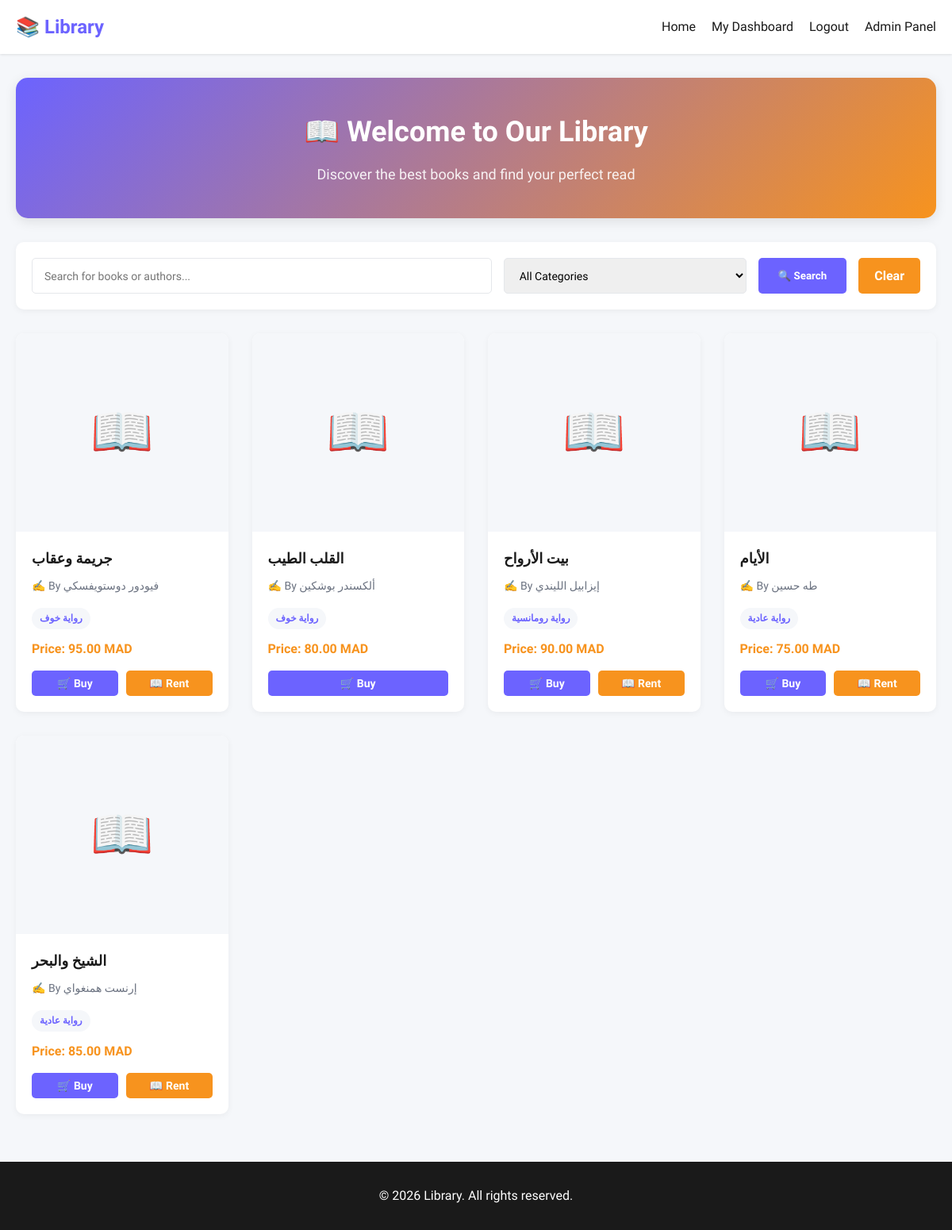
/views/catalogue.php (signed in), run on the app's committed database.
### tables this page shows
CREATE TABLE books (
    book_id INT AUTO_INCREMENT PRIMARY KEY,
    title VARCHAR(255) NOT NULL,
    author VARCHAR(150) NOT NULL,
    type_id INT NOT NULL,
    cover_image VARCHAR(500),
    description TEXT,
    price_buy DECIMAL(10,2) NOT NULL,
    price_rental DECIMAL(10,2),
    available_buy BOOLEAN DEFAULT TRUE,
    available_rental BOOLEAN DEFAULT FALSE,
    created_at DATETIME DEFAULT CURRENT_TIMESTAMP,
    FOREIGN KEY (type_id) REFERENCES book_types(type_id) ON DELETE RESTRICT
);

CREATE TABLE book_types (
    type_id INT AUTO_INCREMENT PRIMARY KEY,
    type_name VARCHAR(100) NOT NULL UNIQUE,
    created_at DATETIME DEFAULT CURRENT_TIMESTAMP
);

### core/functions.php (called while the page is built, shortened)
<?php
require_once __DIR__ . '/db.php';
function isLoggedIn() {
    return isset($_SESSION['user_id']);
}
function sanitize($data) {
    return htmlspecialchars(trim((string)$data), ENT_QUOTES, 'UTF-8');
}
function formatPrice($price) {
    return number_format($price, 2, '.', '') . ' MAD';
}
function getAllBooks($search = '', $type_id = '') {
    global $pdo;
    $query = "SELECT b.*, bt.type_name
              FROM books b
              JOIN book_types bt ON b.type_id = bt.type_id
              WHERE (b.available_buy = TRUE OR b.available_rental = TRUE)";
    $params = [];
    $query .= " ORDER BY b.created_at DESC";
    $stmt = $pdo->prepare($query);
    $stmt->execute($params);
    return $stmt->fetchAll();
}

### views/catalogue.php (the view, shortened to what this page needs)
<?php
require_once '../core/functions.php';
$search = sanitize($_GET['search'] ?? '');
$type_id = sanitize($_GET['type_id'] ?? '');
$books = getAllBooks($search, $type_id);
?>
<!DOCTYPE html>
<html lang="en" dir="ltr">
<head>
    <link rel="stylesheet" href="../assets/css/style.css">
</head>
<body>
    <nav class="navbar">
        <div class="container">
            <a href="catalogue.php" class="navbar-brand">📚 Library</a>
            <ul class="navbar-links">
                <li><a href="catalogue.php">Home</a></li>
                <?php if (isLoggedIn()): ?>
                    <li><a href="user_dashboard.php">My Dashboard</a></li>
                    <li><a href="../core/logout.php">Logout</a></li>
                <?php else: ?>
                    <li><a href="login.php" class="btn-login" style="background: var(--primary); color: white; padding: 5px 15px; border-radius: 5px; text-decoration: none;">Login</a></li>
                <?php endif; ?>
                <li><a href="../admin/login.php">Admin Panel</a></li>
            </ul>
        </div>
    </nav>
    <div class="container">
        <div class="hero" style="text-align: center; background: linear-gradient(135deg, var(--primary) 0%, var(--secondary) 100%); color: white; padding: 40px; border-radius: 15px; margin-top: 30px; box-shadow: 0 4px 15px rgba(0,0,0,0.1);">
            <h1 style="font-size: 36px; margin-bottom: 10px; font-weight: 700;">📖 Welcome to Our Library</h1>
            <p style="font-size: 18px; opacity: 0.9;">Discover the best books and find your perfect read</p>
        </div>
    </div>
    <div class="container">
        <form method="GET" action="catalogue.php" class="search-filter">
            <input
                type="text"
                name="search"
                placeholder="Search for books or authors..."
                value="<?php echo htmlspecialchars($search); ?>">
            <select name="type_id">
                <option value="">All Categories</option>
            </select>
            <button type="submit" class="btn btn-primary" style="padding: 10px 25px;">🔍 Search</button>
            <a href="catalogue.php" class="btn btn-secondary" style="padding: 10px 20px; display: flex; align-items: center; justify-content: center; text-decoration: none;">Clear</a>
        </form>
    </div>
    <div class="container">
        <?php if (empty($books)): ?>
            <div style="text-align: center; padding: 60px 20px; background-color: white; border-radius: 10px; margin: 20px 0; box-shadow: 0 2px 8px rgba(0,0,0,0.05);">
                <p style="font-size: 64px; margin-bottom: 15px;">📭</p>
                <p style="font-size: 20px; font-weight: 700; color: var(--dark); margin-bottom: 10px;">No Results Found</p>
                <p style="color: var(--gray);">Try changing your search terms or filters.</p>
            </div>
        <?php else: ?>
            <div class="books-grid" style="display: grid; grid-template-columns: repeat(auto-fill, minmax(250px, 1fr)); gap: 30px; margin-bottom: 50px;">
                <?php foreach ($books as $book): ?>
                    <div class="book-card" style="background: white; border-radius: 10px; overflow: hidden; box-shadow: 0 2px 8px rgba(0,0,0,0.05); display: flex; flex-direction: column; height: 100%; transition: transform 0.2s, box-shadow 0.2s;">
                        <div class="book-card-image" style="height: 250px; background: var(--light); display: flex; align-items: center; justify-content: center; overflow: hidden; font-size: 64px;">
                            <?php if (!empty($book['cover_image'])): ?>
                                <img src="<?php echo htmlspecialchars($book['cover_image']); ?>"
                                     alt="<?php echo htmlspecialchars($book['title']); ?>"
                                     style="width: 100%; height: 100%; object-fit: cover;">
                            <?php else: ?>
                                📖
                            <?php endif; ?>
                        </div>
                        <div class="book-card-body" style="padding: 20px; display: flex; flex-direction: column; flex-grow: 1; text-align: left;">
                            <h3 class="book-card-title" style="font-size: 18px; margin-bottom: 8px; font-weight: 700; color: var(--dark);"><?php echo htmlspecialchars($book['title']); ?></h3>
                            <p class="book-card-author" style="color: var(--gray); font-size: 14px; margin-bottom: 15px;">✍️ By <?php echo htmlspecialchars($book['author']); ?></p>
                            <div style="margin-top: auto;">
                                <span class="book-card-type" style="display: inline-block; background: var(--light); color: var(--primary); padding: 4px 10px; border-radius: 20px; font-size: 12px; font-weight: 600; margin-bottom: 12px;"><?php echo htmlspecialchars($book['type_name']); ?></span>
                                <p class="book-card-price" style="font-size: 16px; font-weight: 700; color: var(--secondary); margin-bottom: 15px;">Price: <?php echo formatPrice($book['price_buy']); ?></p>
                                <div class="book-card-actions" style="display: flex; gap: 10px;">
                                    <form method="GET" action="buy.php" style="flex: 1;">
                                        <button type="submit" class="btn btn-primary" style="width: 100%; padding: 8px 0; border: none; font-weight: 600;">🛒 Buy</button>
                                    </form>
                                    <?php if ($book['available_rental']): ?>
                                        <form method="GET" action="rent.php" style="flex: 1;">
                                            <button type="submit" class="btn btn-secondary" style="width: 100%; padding: 8px 0; border: none; font-weight: 600;">📖 Rent</button>
                                        </form>
                                    <?php endif; ?>
                                </div>
                            </div>
                        </div>
                    </div>
                <?php endforeach; ?>
            </div>
        <?php endif; ?>
    </div>
    <footer class="footer">
        <div class="container">
            <p>&copy; 2026 Library. All rights reserved.</p>
        </div>
    </footer>
</body>
</html>

### assets/css/style.css (style rules this page uses)
:root { --primary: #6c63ff; --secondary: #f7931e; --success: #22c55e; --danger: #ef4444; --warning: #f59e0b; --dark: #1a1a1a; --light: #f5f7fa; --gray: #6b7280; --border: #e5e7eb; }
* { margin: 0; padding: 0; box-sizing: border-box; }
body { font-family: 'Cairo', sans-serif; background-color: var(--light); color: var(--dark); line-height: 1.6; }
.container { max-width: 1200px; margin: 0 auto; padding: 0 20px; }
.navbar { background-color: white; box-shadow: 0 1px 3px rgba(0, 0, 0, 0.1); position: sticky; top: 0; z-index: 100; }
.navbar .container { display: flex; justify-content: space-between; align-items: center; padding: 15px 20px; }
.navbar-brand { font-size: 24px; font-weight: 700; color: var(--primary); text-decoration: none; }
.navbar-links { display: flex; gap: 20px; list-style: none; }
.navbar-links a { color: var(--dark); text-decoration: none; font-weight: 500; transition: color 0.3s; }
.btn { display: inline-block; padding: 10px 20px; border-radius: 5px; text-decoration: none; font-weight: 600; cursor: pointer; border: none; transition: all 0.3s; font-family: 'Cairo', sans-serif; text-align: center; }
.btn-primary { background-color: var(--primary); color: white; }
.btn-secondary { background-color: var(--secondary); color: white; }
.hero { background: linear-gradient(135deg, var(--primary), var(--secondary)); color: white; padding: 60px 20px; text-align: center; border-radius: 10px; margin: 30px 0; }
.hero h1 { font-size: 42px; margin-bottom: 10px; }
.hero p { font-size: 18px; opacity: 0.9; }
.search-filter { background-color: white; padding: 20px; border-radius: 10px; box-shadow: 0 1px 3px rgba(0, 0, 0, 0.1); margin: 20px 0; display: flex; gap: 10px; flex-wrap: wrap; }
.search-filter input, .search-filter select { padding: 10px 15px; border: 1px solid var(--border); border-radius: 5px; font-family: 'Cairo', sans-serif; flex: 1; min-width: 200px; }
.search-filter button { padding: 10px 20px; }
.books-grid { display: grid; grid-template-columns: repeat(auto-fill, minmax(250px, 1fr)); gap: 20px; margin: 30px 0; }
.book-card { background-color: white; border-radius: 10px; overflow: hidden; box-shadow: 0 2px 8px rgba(0, 0, 0, 0.1); transition: all 0.3s; display: flex; flex-direction: column; }
.book-card-image { width: 100%; height: 300px; background-color: var(--light); display: flex; align-items: center; justify-content: center; font-size: 80px; overflow: hidden; }
.book-card-body { padding: 15px; flex-grow: 1; display: flex; flex-direction: column; }
.book-card-title { font-size: 18px; font-weight: 700; margin-bottom: 8px; color: var(--dark); }
.book-card-author { font-size: 14px; color: var(--gray); margin-bottom: 10px; }
.book-card-type { display: inline-block; background-color: var(--primary); color: white; padding: 4px 12px; border-radius: 20px; font-size: 12px; font-weight: 600; margin-bottom: 10px; width: fit-content; }
.book-card-price { font-size: 18px; font-weight: 700; color: var(--secondary); margin-bottom: 15px; flex-grow: 1; }
.book-card-actions { display: flex; gap: 10px; }
.book-card-actions .btn { flex: 1; padding: 8px; font-size: 14px; }
.footer { background-color: var(--dark); color: white; text-align: center; padding: 30px 20px; margin-top: 60px; }

### views/catalogue.php (style rules this page uses)
.navbar-links { display: flex; gap: 20px; list-style: none; flex-direction: row; }
.search-filter { display: flex; gap: 15px; margin: 30px 0; background: white; padding: 20px; border-radius: 10px; box-shadow: 0 2px 8px rgba(0,0,0,0.05); }
.search-filter input, .search-filter select { padding: 10px 15px; border: 1px solid var(--border); border-radius: 5px; font-size: 14px; }
.search-filter input { flex: 2; }
.search-filter select { flex: 1; }

### data on the page
books: title "جريمة وعقاب", author "فيودور دوستويفسكي", type.type_name "رواية خوف", price_buy "95.00 MAD"
books: title "القلب الطيب", author "ألكسندر بوشكين", type.type_name "رواية خوف", price_buy "80.00 MAD"
books: title "بيت الأرواح", author "إيزابيل الليندي", type.type_name "رواية رومانسية", price_buy "90.00 MAD"
books: title "الأيام", author "طه حسين", type.type_name "رواية عادية", price_buy "75.00 MAD"
books: title "الشيخ والبحر", author "إرنست همنغواي", type.type_name "رواية عادية", price_buy "85.00 MAD"
